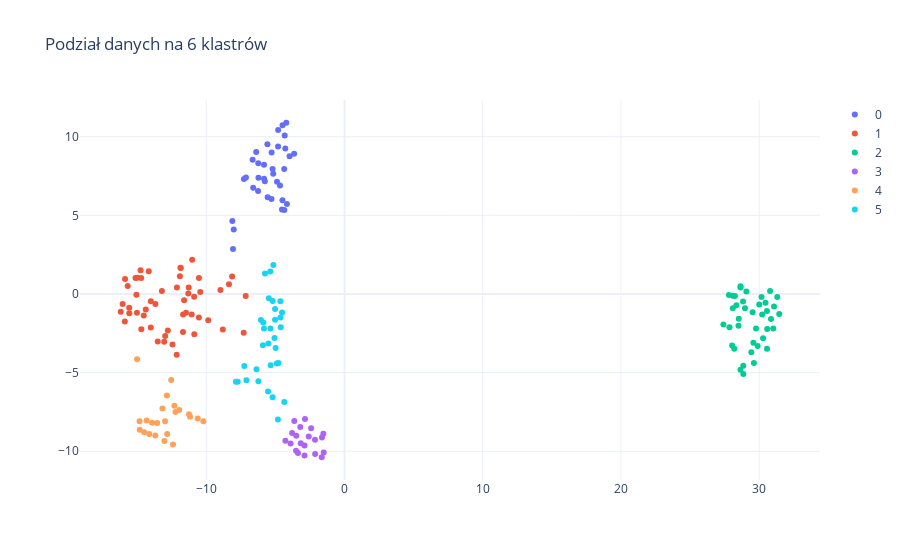

The notebook cell saved with this chart:
### Code cell
fig, model6 = plot_agglomerative_clusters(X, 6)
fig.show()
